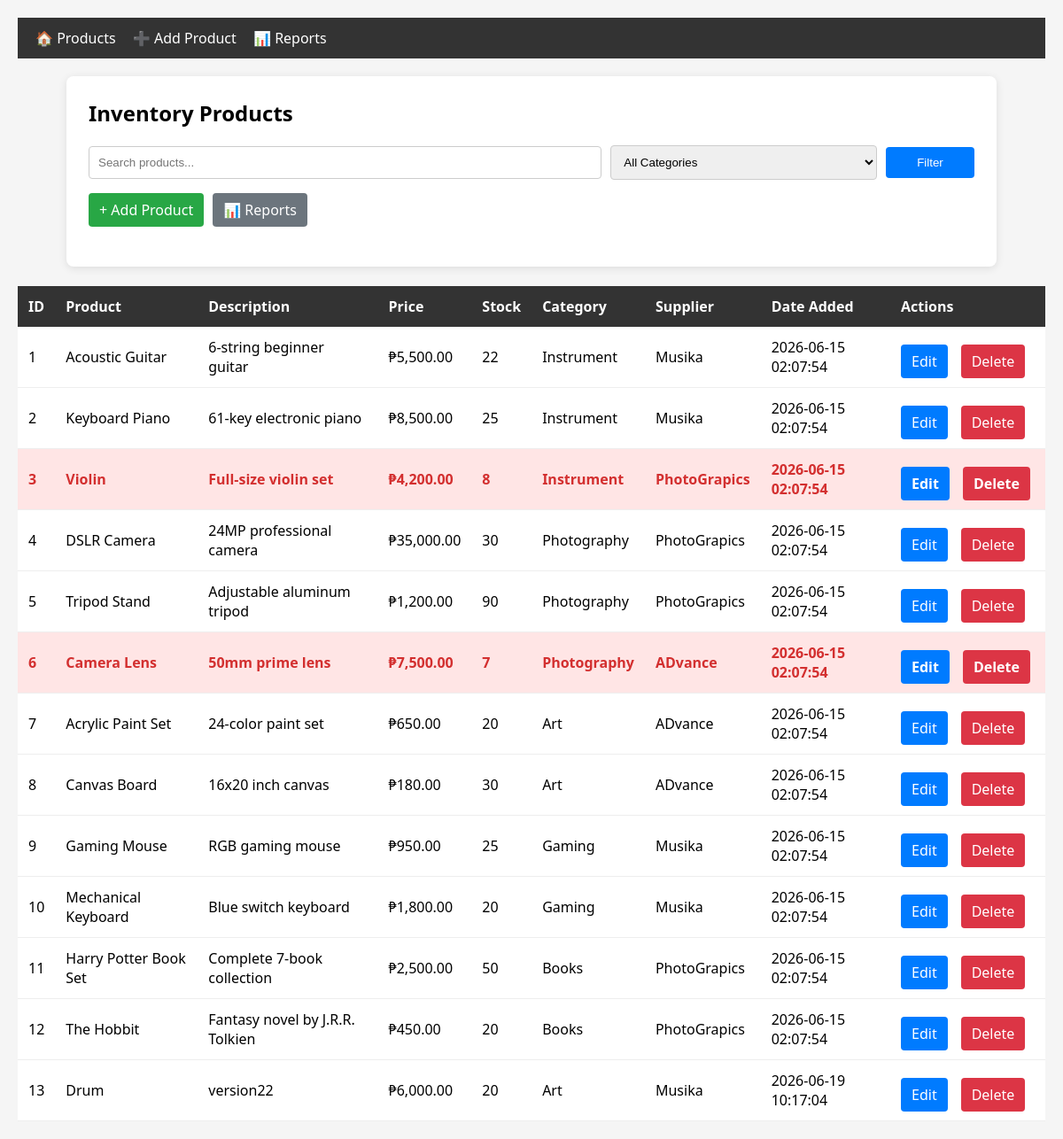
The page / on the database its author committed.
### tables this page shows
CREATE TABLE `products` (
  `id` int(11) NOT NULL,
  `name` varchar(100) NOT NULL,
  `description` text DEFAULT NULL,
  `price` decimal(10,2) NOT NULL,
  `stock` int(11) NOT NULL,
  `category_id` int(11) DEFAULT NULL,
  `supplier_id` int(11) DEFAULT NULL,
  `created_at` timestamp NOT NULL DEFAULT current_timestamp()
);

CREATE TABLE `categories` (
  `id` int(11) NOT NULL,
  `name` varchar(100) NOT NULL
);

CREATE TABLE `suppliers` (
  `id` int(11) NOT NULL,
  `name` varchar(100) NOT NULL,
  `contact_person` varchar(100) DEFAULT NULL,
  `phone` varchar(20) DEFAULT NULL
);

### index.php (the view, shortened to what this page needs)
<?php
include 'db.php';
$search = $_GET['search'] ?? '';
$sql = "
SELECT
    p.id,
    p.name,
    p.description,
    p.price,
    p.stock,
    c.name AS category,
    s.name AS supplier,
    p.created_at
FROM products p
JOIN categories c ON p.category_id = c.id
JOIN suppliers s ON p.supplier_id = s.id
WHERE 1=1
";
$sql .= " ORDER BY p.id";
$products = $conn->query($sql);
?>
<!DOCTYPE html>
<html>
<head>
  <link rel="stylesheet" href="style.css">
</head>
<body>
 <?php include 'navbar.php'; ?>
<div class="container">
<h2>Inventory Products</h2>
<form method="GET">
    <div class="search-bar">
        <input
            type="text"
            name="search"
            placeholder="Search products..."
            value="<?= htmlspecialchars($search) ?>">
        <select name="category">
            <option value="">All Categories</option>
        </select>
        <button type="submit">Filter</button>
    </div>
    <div class="toolbar">
        <a href="add.php" class="btn-add">
            + Add Product
        </a>
        <a href="report.php" class="btn-report">
            📊 Reports
        </a>
    </div>
</form>
</div>
<br>
<table>
    <tr>
        <th>ID</th>
        <th>Product</th>
        <th>Description</th>
        <th>Price</th>
        <th>Stock</th>
        <th>Category</th>
        <th>Supplier</th>
        <th>Date Added</th>
        <th>Actions</th>
    </tr>
    <?php while($row = $products->fetch_assoc()) { ?>
    <tr class="<?= $row['stock'] < 20 ? 'low-stock' : '' ?>">
        <td><?= $row['id']; ?></td>
        <td><?= htmlspecialchars($row['name']); ?></td>
        <td><?= htmlspecialchars($row['description']); ?></td>
        <td>₱<?= number_format($row['price'], 2); ?></td>
        <td><?= $row['stock']; ?></td>
        <td><?= htmlspecialchars($row['category']); ?></td>
        <td><?= htmlspecialchars($row['supplier']); ?></td>
      <td><?= $row['created_at']; ?></td>
       <td class="actions">
    <a href="edit.php?id=<?= $row['id']; ?>" class="btn-edit">
        Edit
    </a>
    <a href="delete.php?id=<?= $row['id']; ?>"
       class="btn-delete"
       onclick="return confirm('Delete this product?')">
       Delete
    </a>
</td>
    </tr>
    <?php } ?>
</table>
</body>
</html>

### navbar.php
<nav class="navbar">
    <a href="index.php">🏠 Products</a>
    <a href="add.php">➕ Add Product</a>
    <a href="report.php">📊 Reports</a>
</nav>

### style.css (style rules this page uses)
body { font-family: 'Segoe UI', Arial, sans-serif; margin: 20px; background: #f5f5f5; }
.container { max-width: 1000px; margin: 0 auto; background: white; padding: 25px; border-radius: 8px; box-shadow: 0 2px 10px rgba(0,0,0,.1); }
h2 { margin-top: 0; }
form { margin-bottom: 20px; }
.search-bar { display: flex; gap: 10px; align-items: center; flex-wrap: wrap; margin-bottom: 15px; }
.search-bar input[type="text"] { flex: 2; min-width: 250px; }
.search-bar select { flex: 1; min-width: 180px; }
.search-bar button { min-width: 100px; }
input[type="text"], input[type="number"], textarea, select { width: 100%; padding: 10px; border: 1px solid #ccc; border-radius: 4px; box-sizing: border-box; }
button, .btn { display: inline-block; padding: 10px 15px; border: none; border-radius: 4px; text-decoration: none; cursor: pointer; background: #007bff; color: white; }
.actions { display: flex; gap: 10px; margin-top: 10px; }
table { width: 100%; border-collapse: collapse; background: white; }
th { background: #333; color: white; padding: 12px; text-align: left; }
td { padding: 10px 12px; border-bottom: 1px solid #eee; }
.low-stock { background: #ffe5e5 !important; color: #d32f2f; font-weight: bold; }
.search-bar { display: flex; gap: 10px; align-items: center; margin-bottom: 15px; }
.search-bar input { flex: 2; }
.search-bar select { flex: 1; }
.toolbar { display: flex; gap: 10px; }
.btn-add, .btn-report, .btn-edit, .btn-delete { display: inline-block; padding: 8px 12px; text-decoration: none; border-radius: 4px; color: white; }
.btn-add { background: #28a745; }
.btn-report { background: #6c757d; }
.btn-edit { background: #007bff; }
.btn-delete { background: #dc3545; }
.actions { white-space: nowrap; }
.actions a { margin-right: 5px; }
.navbar { background: #333; padding: 12px 20px; margin-bottom: 20px; }
.navbar a { color: white; text-decoration: none; margin-right: 15px; background: transparent; }

### rows shown on the page
products: id "1", name "Acoustic Guitar", description "6-string beginner guitar", price "5,500.00", stock "22", category.name "Instrument", supplier.name "Musika", created_at "2026-06-15 02:07:54"
products: id "2", name "Keyboard Piano", description "61-key electronic piano", price "8,500.00", stock "25", category.name "Instrument", supplier.name "Musika", created_at "2026-06-15 02:07:54"
products: id "3", name "Violin", description "Full-size violin set", price "4,200.00", stock "8", category.name "Instrument", supplier.name "PhotoGrapics", created_at "2026-06-15 02:07:54"
products: id "4", name "DSLR Camera", description "24MP professional camera", price "35,000.00", stock "30", category.name "Photography", supplier.name "PhotoGrapics", created_at "2026-06-15 02:07:54"
products: id "5", name "Tripod Stand", description "Adjustable aluminum tripod", price "1,200.00", stock "90", category.name "Photography", supplier.name "PhotoGrapics", created_at "2026-06-15 02:07:54"
products: id "6", name "Camera Lens", description "50mm prime lens", price "7,500.00", stock "7", category.name "Photography", supplier.name "ADvance", created_at "2026-06-15 02:07:54"
products: id "7", name "Acrylic Paint Set", description "24-color paint set", price "650.00", stock "20", category.name "Art", supplier.name "ADvance", created_at "2026-06-15 02:07:54"
products: id "8", name "Canvas Board", description "16x20 inch canvas", price "180.00", stock "30", category.name "Art", supplier.name "ADvance", created_at "2026-06-15 02:07:54"
products: id "9", name "Gaming Mouse", description "RGB gaming mouse", price "950.00", stock "25", category.name "Gaming", supplier.name "Musika", created_at "2026-06-15 02:07:54"
products: id "10", name "Mechanical Keyboard", description "Blue switch keyboard", price "1,800.00", stock "20", category.name "Gaming", supplier.name "Musika", created_at "2026-06-15 02:07:54"
products: id "11", name "Harry Potter Book Set", description "Complete 7-book collection", price "2,500.00", stock "50", category.name "Books", supplier.name "PhotoGrapics", created_at "2026-06-15 02:07:54"
products: id "12", name "The Hobbit", description "Fantasy novel by J.R.R. Tolkien", price "450.00", stock "20", category.name "Books", supplier.name "PhotoGrapics", created_at "2026-06-15 02:07:54"
products: id "13", name "Drum", description "version22", price "6,000.00", stock "20", category.name "Art", supplier.name "Musika", created_at "2026-06-19 10:17:04"
